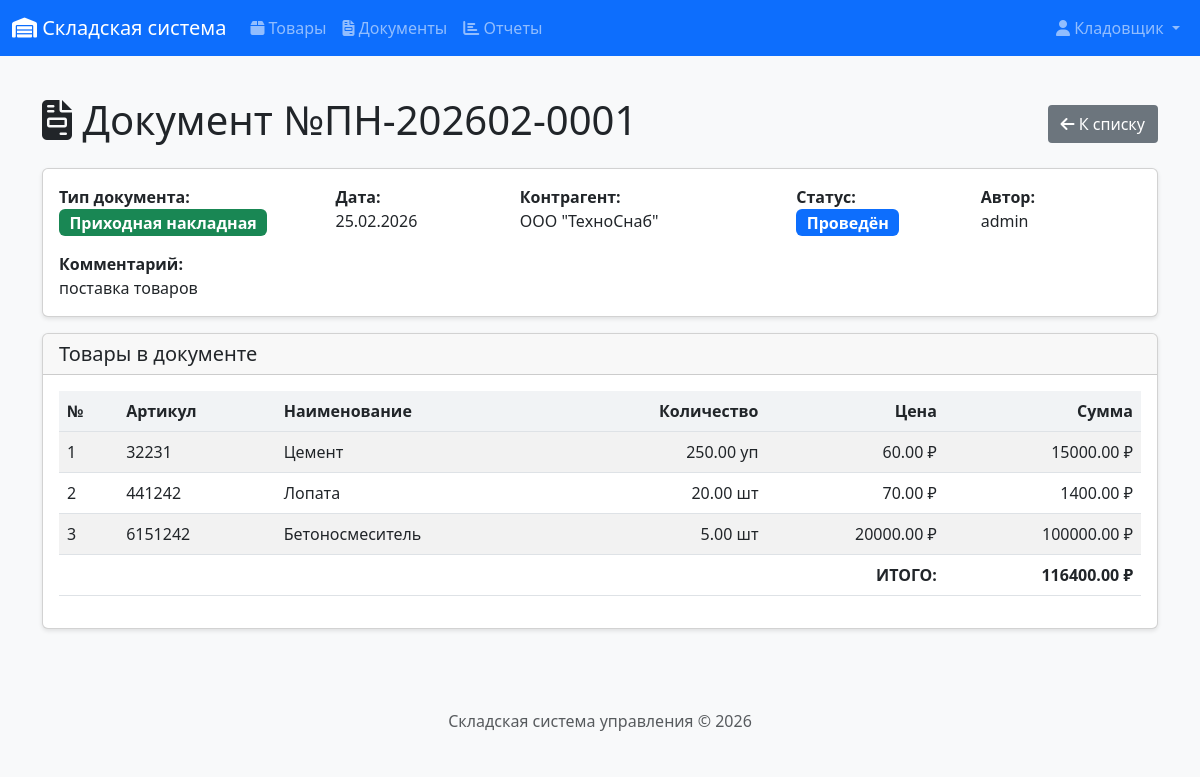
The page /documents/1 (signed in) on the database its author committed.
### app/models.py (models this page shows, shortened)
class User(UserMixin, db.Model):
    __tablename__ = 'users'
    id = db.Column(db.Integer, primary_key=True)
    username = db.Column(db.String(64), unique=True, nullable=False)
    email = db.Column(db.String(120), unique=True, nullable=False)
    password_hash = db.Column(db.String(256))
    full_name = db.Column(db.String(100))
    role = db.Column(db.String(20), default='manager')  # admin, manager, storekeeper
    created_at = db.Column(db.DateTime, default=datetime.utcnow)
    documents_created = db.relationship('Document', backref='author', lazy='dynamic')
    def is_admin(self):
        return self.role == 'admin'
    def is_manager(self):
        return self.role in ['admin', 'manager']

class Document(db.Model):
    __tablename__ = 'documents'
    id = db.Column(db.Integer, primary_key=True)
    doc_type = db.Column(db.String(10), nullable=False)  # income, expense
    doc_number = db.Column(db.String(20), unique=True, nullable=False)
    doc_date = db.Column(db.Date, nullable=False, default=datetime.utcnow)
    status = db.Column(db.String(20), nullable=False, default='draft')
    supplier_id = db.Column(db.Integer, db.ForeignKey('suppliers.id'))
    author_id = db.Column(db.Integer, db.ForeignKey('users.id'))
    created_at = db.Column(db.DateTime, default=datetime.utcnow)
    posted_at = db.Column(db.DateTime)
    cancelled_at = db.Column(db.DateTime)
    comment = db.Column(db.String(500))
    items = db.relationship('DocumentItem', backref='document', lazy='dynamic',
                           cascade='all, delete-orphan')
    def total_amount(self):
        total = 0
        for item in self.items:
            total += item.quantity * item.price
        return total
    def is_draft(self):
        return self.status == 'draft'

class Supplier(db.Model):
    __tablename__ = 'suppliers'
    id = db.Column(db.Integer, primary_key=True)
    name = db.Column(db.String(100), nullable=False)
    inn = db.Column(db.String(12), unique=True)
    contact_person = db.Column(db.String(100))
    phone = db.Column(db.String(20))
    email = db.Column(db.String(120))
    address = db.Column(db.String(200))
    created_at = db.Column(db.DateTime, default=datetime.utcnow)
    products = db.relationship('Product', backref='supplier', lazy='dynamic')
    documents = db.relationship('Document', backref='supplier', lazy='dynamic')

class DocumentItem(db.Model):
    __tablename__ = 'document_items'
    id = db.Column(db.Integer, primary_key=True)
    document_id = db.Column(db.Integer, db.ForeignKey('documents.id'), nullable=False)
    product_id = db.Column(db.Integer, db.ForeignKey('products.id'), nullable=False)
    quantity = db.Column(db.Numeric(10, 2), nullable=False)
    price = db.Column(db.Numeric(10, 2), nullable=False)  # Цена на момент документа

class Product(db.Model):
    __tablename__ = 'products'
    id = db.Column(db.Integer, primary_key=True)
    article = db.Column(db.String(50), unique=True, nullable=False)
    name = db.Column(db.String(200), nullable=False)
    unit = db.Column(db.String(20), nullable=False, default='шт')  # шт, кг, м
    price = db.Column(db.Numeric(10, 2), nullable=False, default=0)
    category_id = db.Column(db.Integer, db.ForeignKey('categories.id'))
    supplier_id = db.Column(db.Integer, db.ForeignKey('suppliers.id'))
    created_at = db.Column(db.DateTime, default=datetime.utcnow)
    updated_at = db.Column(db.DateTime, default=datetime.utcnow, onupdate=datetime.utcnow)
    balances = db.relationship('StockBalance', backref='product', lazy='dynamic')
    document_items = db.relationship('DocumentItem', backref='product', lazy='dynamic')

### app/routes/documents.py (the view)
@bp.route('/<int:id>')
@login_required
def document_view(id):
    document = Document.query.get_or_404(id)
    return render_template('documents/view.html',
                          title=f'Документ №{document.doc_number}',
                          document=document)

### app/__init__.py (called while the page is built)
@login_manager.user_loader
def load_user(user_id):
    from app.models import User
    return User.query.get(int(user_id))

### app/templates/documents/view.html (shortened to what this page needs)
{% extends "base.html" %}
{% block content %}
<div class="d-flex justify-content-between align-items-center mb-3">
    <h1>
        <i class="fas fa-file-invoice"></i>
        Документ №{{ document.doc_number }}
    </h1>
    <div>
        <a href="{{ url_for('documents.document_list') }}" class="btn btn-secondary">
            <i class="fas fa-arrow-left"></i> К списку
        </a>
    </div>
</div>
<div class="card mb-3">
    <div class="card-body">
        <div class="row">
            <div class="col-md-3">
                <strong>Тип документа:</strong><br>
                {% if document.doc_type == 'income' %}
                    <span class="badge bg-success fs-6">Приходная накладная</span>
                {% else %}
                    <span class="badge bg-danger fs-6">Расходная накладная</span>
                {% endif %}
            </div>
            <div class="col-md-2">
                <strong>Дата:</strong><br>
                {{ document.doc_date.strftime('%d.%m.%Y') }}
            </div>
            <div class="col-md-3">
                <strong>Контрагент:</strong><br>
                {{ document.supplier.name if document.supplier else 'Не указан' }}
            </div>
            <div class="col-md-2">
                <strong>Статус:</strong><br>
                {% if document.status == 'draft' %}
                    <span class="badge bg-secondary fs-6">Черновик</span>
                {% elif document.status == 'posted' %}
                    <span class="badge bg-primary fs-6">Проведён</span>
                {% else %}
                    <span class="badge bg-dark fs-6">Отменён</span>
                {% endif %}
            </div>
            <div class="col-md-2">
                <strong>Автор:</strong><br>
                {{ document.author.username if document.author else '-' }}
            </div>
        </div>
        {% if document.comment %}
        <div class="row mt-3">
            <div class="col">
                <strong>Комментарий:</strong><br>
                {{ document.comment }}
            </div>
        </div>
        {% endif %}
    </div>
</div>
<div class="card mb-3">
    <div class="card-header">
        <h5 class="mb-0">Товары в документе</h5>
    </div>
    <div class="card-body">
        <div class="table-responsive">
            <table class="table table-striped">
                <thead>
                    <tr>
                        <th>№</th>
                        <th>Артикул</th>
                        <th>Наименование</th>
                        <th class="text-end">Количество</th>
                        <th class="text-end">Цена</th>
                        <th class="text-end">Сумма</th>
                    </tr>
                </thead>
                <tbody>
                    {% for item in document.items %}
                    <tr>
                        <td>{{ loop.index }}</td>
                        <td>{{ item.product.article }}</td>
                        <td>{{ item.product.name }}</td>
                        <td class="text-end">{{ item.quantity }} {{ item.product.unit }}</td>
                        <td class="text-end">{{ item.price|round(2) }} ₽</td>
                        <td class="text-end">{{ (item.quantity * item.price)|round(2) }} ₽</td>
                    </tr>
                    {% endfor %}
                </tbody>
                <tfoot>
                    <tr class="fw-bold">
                        <td colspan="5" class="text-end">ИТОГО:</td>
                        <td class="text-end">{{ document.total_amount()|round(2) }} ₽</td>
                    </tr>
                </tfoot>
            </table>
        </div>
    </div>
</div>
{% endblock %}

### app/templates/base.html (shortened to what this page needs)
<!DOCTYPE html>
<html lang="ru">
<head>
    <link href="https://cdn.jsdelivr.net/npm/bootstrap@5.3.0/dist/css/bootstrap.min.css" rel="stylesheet">
    <link rel="stylesheet" href="https://cdnjs.cloudflare.com/ajax/libs/font-awesome/6.4.0/css/all.min.css">
    <link rel="stylesheet" href="{{ url_for('static', filename='css/style.css') }}">
</head>
<body>
    <nav class="navbar navbar-expand-lg navbar-dark bg-primary">
        <div class="container-fluid">
            <a class="navbar-brand" href="{{ url_for('index') }}">
                <i class="fas fa-warehouse"></i> Складская система
            </a>
            <div class="collapse navbar-collapse" id="navbarNav">
                {% if current_user.is_authenticated %}
                <ul class="navbar-nav me-auto">
                    <li class="nav-item">
                        <a class="nav-link" href="{{ url_for('products.product_list') }}">
                            <i class="fas fa-box"></i> Товары
                        </a>
                    </li>
                    <li class="nav-item">
                        <a class="nav-link" href="{{ url_for('documents.document_list') }}">
                            <i class="fas fa-file-invoice"></i> Документы
                        </a>
                    </li>
                    <li class="nav-item">
                        <a class="nav-link" href="{{ url_for('reports.stock_report') }}">
                            <i class="fas fa-chart-bar"></i> Отчеты
                        </a>
                    </li>
                </ul>
                <ul class="navbar-nav">
                    <li class="nav-item dropdown">
                        <a class="nav-link dropdown-toggle" href="#" role="button" data-bs-toggle="dropdown">
                            <i class="fas fa-user"></i> {{ current_user.full_name or current_user.username }}
                        </a>
                    </li>
                </ul>
                {% endif %}
            </div>
        </div>
    </nav>
    <main class="container mt-4">
        {% block content %}{% endblock %}
    </main>
    <footer class="footer mt-5 py-3 bg-light">
        <div class="container text-center">
            <span class="text-muted">Складская система управления &copy; 2026</span>
        </div>
    </footer>
</body>
</html>

### app/static/css/style.css (style rules this page uses)
body { font-family: 'Segoe UI', Tahoma, Geneva, Verdana, sans-serif; background-color: #f8f9fa; min-height: 100vh; display: flex; flex-direction: column; margin: 0; padding: 0; }
.footer { margin-top: auto; width: 100%; background-color: #f8f9fa; padding: 1rem 0; text-align: center; }
.card { box-shadow: 0 2px 4px rgba(0,0,0,0.1); transition: transform 0.2s; }
.table th { background-color: #f1f3f5; font-weight: 600; }
.table td { vertical-align: middle; }
.badge { font-size: 0.85em; padding: 0.35em 0.65em; display: inline-block; white-space: nowrap; }
.btn { display: inline-block; font-weight: 400; line-height: 1.5; text-align: center; text-decoration: none; vertical-align: middle; cursor: pointer; padding: 0.375rem 0.75rem; font-size: 1rem; border-radius: 0.25rem; border: 1px solid transparent; }
p, strong, span, div { white-space: normal; word-break: normal; }

### rows shown on the page
User: full_name "Кладовщик"
Document: doc_number "ПН-202602-0001", doc_date "25.02.2026", comment "поставка товаров"
Supplier: supplier "ООО \"ТехноСнаб\""
User: author "admin"
DocumentItem: product.article "32231", product.name "Цемент", quantity "250.00", product.unit "уп", price "60.00", (item.quantity*item.price)|round(2) "15000.00", total_amount "116400.00"
DocumentItem: product.article "441242", product.name "Лопата", quantity "20.00", product.unit "шт", price "70.00", (item.quantity*item.price)|round(2) "1400.00"
DocumentItem: product.article "6151242", product.name "Бетоносмеситель", quantity "5.00", product.unit "шт", price "20000.00", (item.quantity*item.price)|round(2) "100000.00"
